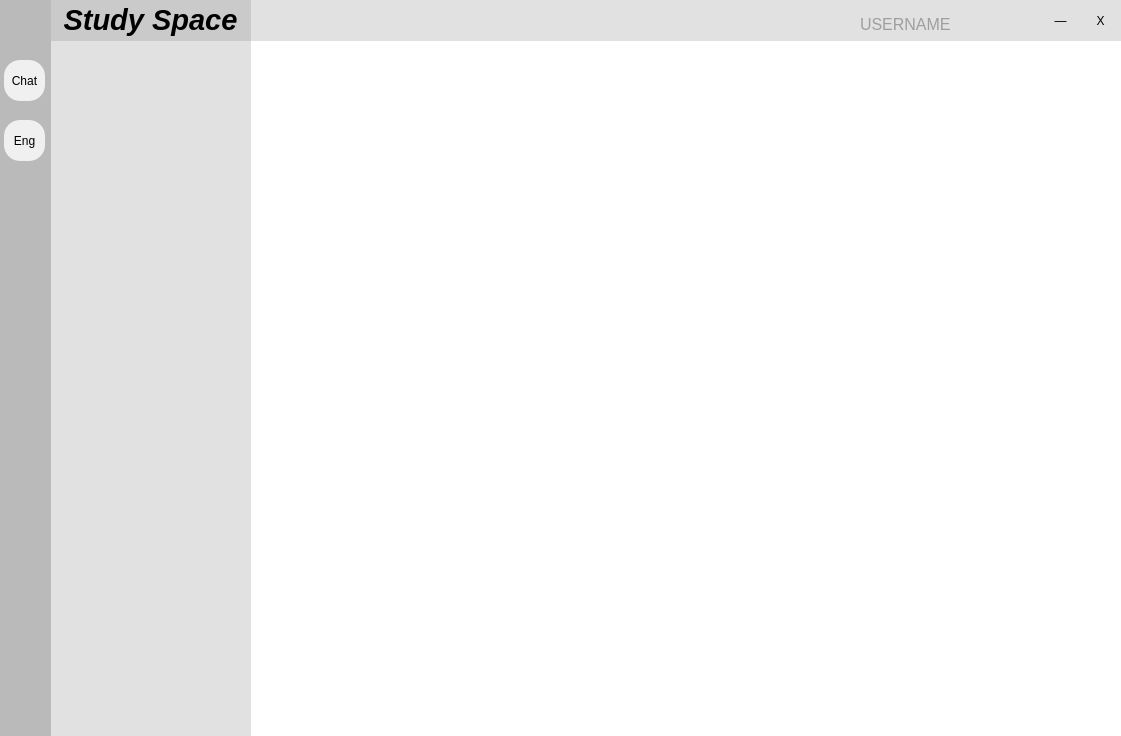
<?xml version="1.0" encoding="UTF-8"?>
<ui version="4.0">
 <class>mainwindowui</class>
 <widget class="QWidget" name="mainwindowui">
  <property name="geometry">
   <rect>
    <x>0</x>
    <y>0</y>
    <width>1121</width>
    <height>736</height>
   </rect>
  </property>
  <property name="windowTitle">
   <string>StudySpace</string>
  </property>
  <property name="styleSheet">
   <string notr="true">background-color:white;</string>
  </property>
  <widget class="QWidget" name="mainArea" native="true">
   <property name="geometry">
    <rect>
     <x>250</x>
     <y>40</y>
     <width>871</width>
     <height>701</height>
    </rect>
   </property>
   <property name="styleSheet">
    <string notr="true">background-color:rgb(255,255,255);</string>
   </property>
  </widget>
  <widget class="QWidget" name="listArea" native="true">
   <property name="geometry">
    <rect>
     <x>50</x>
     <y>40</y>
     <width>201</width>
     <height>701</height>
    </rect>
   </property>
   <property name="styleSheet">
    <string notr="true">background-color: rgb(225, 225, 225);</string>
   </property>
  </widget>
  <widget class="QWidget" name="infoArea" native="true">
   <property name="geometry">
    <rect>
     <x>250</x>
     <y>0</y>
     <width>871</width>
     <height>41</height>
    </rect>
   </property>
   <property name="styleSheet">
    <string notr="true">background-color: rgb(225, 225, 225)</string>
   </property>
   <widget class="QToolButton" name="closeButton">
    <property name="geometry">
     <rect>
      <x>830</x>
      <y>0</y>
      <width>41</width>
      <height>41</height>
     </rect>
    </property>
    <property name="styleSheet">
     <string notr="true">background-color: rgb(225, 225, 225);
border-radius: 32px;</string>
    </property>
    <property name="text">
     <string>X</string>
    </property>
    <property name="checkable">
     <bool>true</bool>
    </property>
   </widget>
   <widget class="QToolButton" name="minimizeButton">
    <property name="geometry">
     <rect>
      <x>790</x>
      <y>0</y>
      <width>41</width>
      <height>41</height>
     </rect>
    </property>
    <property name="styleSheet">
     <string notr="true">background-color: rgb(225, 225, 225);
border-radius: 32px;</string>
    </property>
    <property name="text">
     <string>—</string>
    </property>
    <property name="checkable">
     <bool>true</bool>
    </property>
   </widget>
   <widget class="QLabel" name="profileLabel">
    <property name="geometry">
     <rect>
      <x>570</x>
      <y>9</y>
      <width>32</width>
      <height>32</height>
     </rect>
    </property>
    <property name="styleSheet">
     <string notr="true"/>
    </property>
    <property name="text">
     <string/>
    </property>
   </widget>
   <widget class="QLabel" name="usernameLabel">
    <property name="geometry">
     <rect>
      <x>610</x>
      <y>9</y>
      <width>120</width>
      <height>32</height>
     </rect>
    </property>
    <property name="styleSheet">
     <string notr="true"/>
    </property>
    <property name="text">
     <string>&lt;html&gt;&lt;head/&gt;&lt;body&gt;&lt;p&gt;&lt;span style=&quot; font-size:12pt; color:#9e9e9e;&quot;&gt;USERNAME&lt;/span&gt;&lt;/p&gt;&lt;/body&gt;&lt;/html&gt;</string>
    </property>
   </widget>
  </widget>
  <widget class="QWidget" name="logoArea" native="true">
   <property name="geometry">
    <rect>
     <x>50</x>
     <y>0</y>
     <width>201</width>
     <height>41</height>
    </rect>
   </property>
   <property name="styleSheet">
    <string notr="true">background-color: rgb(202, 202, 202);</string>
   </property>
   <widget class="QLabel" name="logo">
    <property name="geometry">
     <rect>
      <x>0</x>
      <y>0</y>
      <width>201</width>
      <height>41</height>
     </rect>
    </property>
    <property name="mouseTracking">
     <bool>true</bool>
    </property>
    <property name="text">
     <string>&lt;html&gt;&lt;head/&gt;&lt;body&gt;&lt;p align=&quot;center&quot;&gt;&lt;span style=&quot; font-size:22pt; font-weight:700; font-style:italic;&quot;&gt;Study Space&lt;/span&gt;&lt;/p&gt;&lt;/body&gt;&lt;/html&gt;</string>
    </property>
   </widget>
  </widget>
  <widget class="QWidget" name="funcOptionArea" native="true">
   <property name="geometry">
    <rect>
     <x>0</x>
     <y>0</y>
     <width>51</width>
     <height>741</height>
    </rect>
   </property>
   <property name="styleSheet">
    <string notr="true">background-color: rgb(186, 186, 186);</string>
   </property>
   <widget class="QPushButton" name="comChatOption">
    <property name="geometry">
     <rect>
      <x>4</x>
      <y>60</y>
      <width>41</width>
      <height>41</height>
     </rect>
    </property>
    <property name="styleSheet">
     <string notr="true">background-color: rgb(240, 240, 240);
border-radius : 16px;</string>
    </property>
    <property name="text">
     <string>Chat</string>
    </property>
   </widget>
   <widget class="QPushButton" name="engLearnOption">
    <property name="geometry">
     <rect>
      <x>4</x>
      <y>120</y>
      <width>41</width>
      <height>41</height>
     </rect>
    </property>
    <property name="styleSheet">
     <string notr="true">background-color: rgb(240, 240, 240);
border-radius : 16px;</string>
    </property>
    <property name="text">
     <string>Eng</string>
    </property>
   </widget>
  </widget>
 </widget>
 <resources/>
 <connections/>
</ui>
